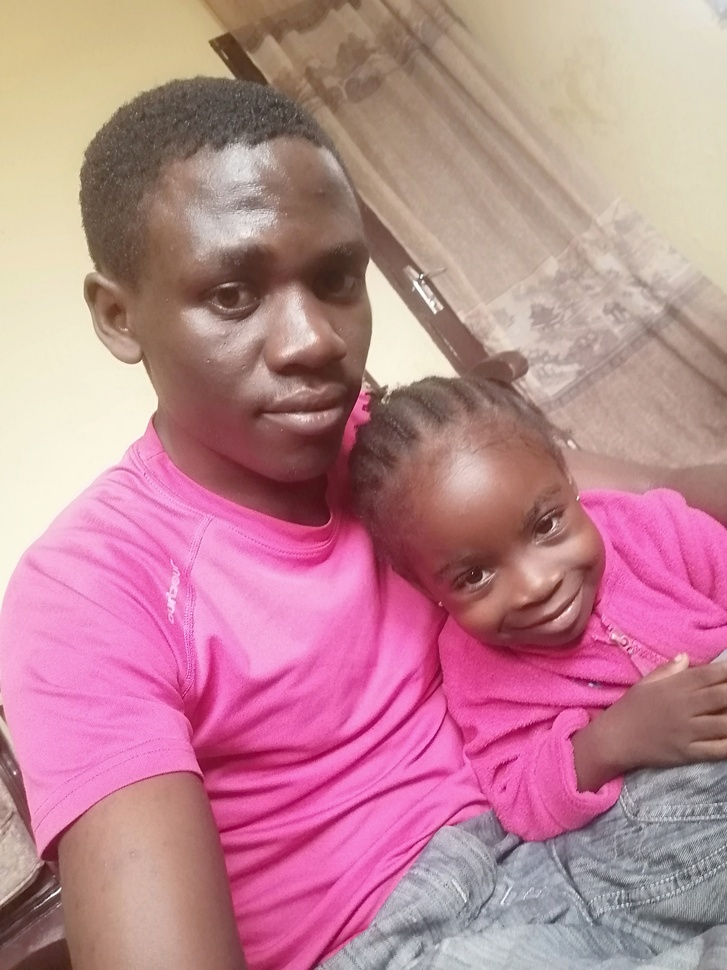
%> input picture Matlabtut/session1/matwork.jpg, 727 x 970 px, shrunk from 3456 x 4608 before the run
$ octave session2_2.m   (GNU Octave 9; MATLAB toolbox functions it lacks are replaced by stand-ins)
%> lines starting %> are read from the running program, lines starting %| are printed output that depends on the picture; in (x1, y1, x2, y2) boxes, pixels count from 0 and x2, y2 are one past the last pixel; in counts of white or black regions, pixels touching at a corner belong together; the program's own positions count from 1
x = imread('matwork.jpg');
%> x is the input picture: size 970x727x3 uint8; mean R, G, B 188.5, 134.9, 145.9
subplot(2,2,1);
imshow(x);

white=im2bw(x, 0.2);
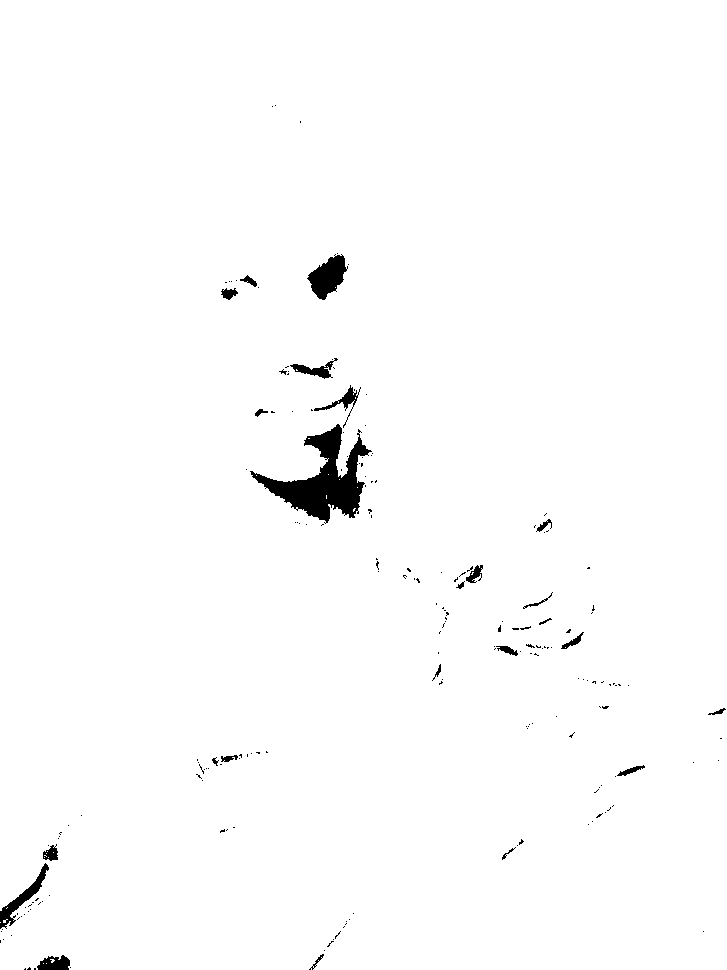
%> white: size 970x727 logical; 98.7% white; 201 black regions (177 under 20 px), largest, box (x1, y1, x2, y2) and area: (250, 424, 372, 524) 4405, (307, 254, 348, 300) 1048, (0, 863, 49, 929) 675
subplot(2,2,2);
imshow(white);

medium=im2bw(x, 0.6);
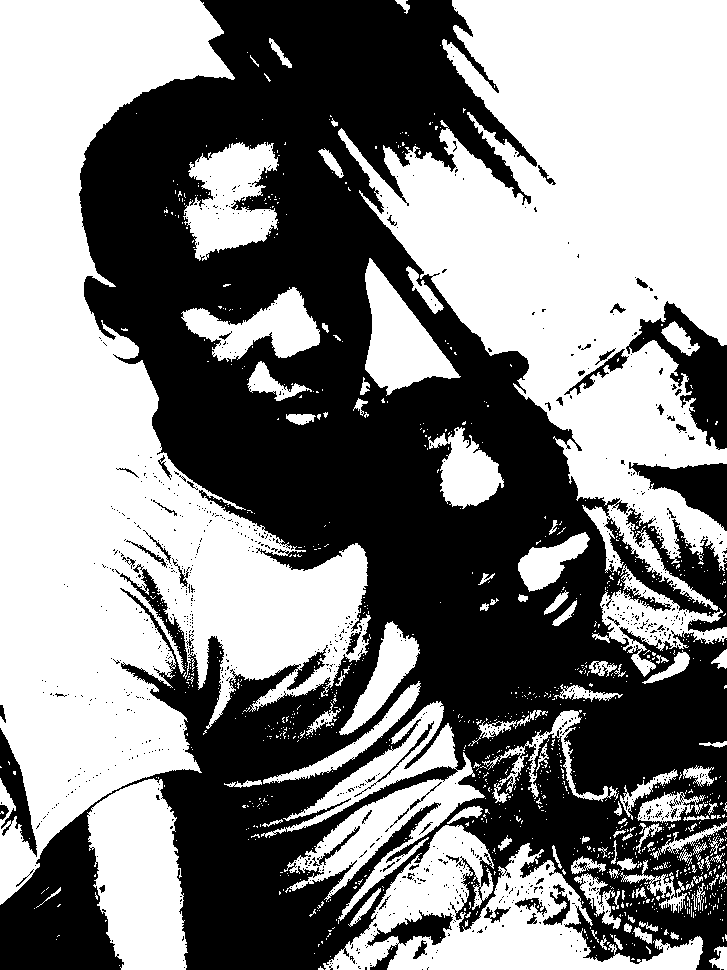
%> medium: size 970x727 logical; 52.4% white; 1001 black regions (943 under 20 px), largest, box (x1, y1, x2, y2) and area: (0, 0, 727, 970) 316833, (626, 301, 727, 450) 5534, (629, 462, 727, 531) 3125
subplot(2,2,3);
imshow(medium);

black=im2bw(x, .9);
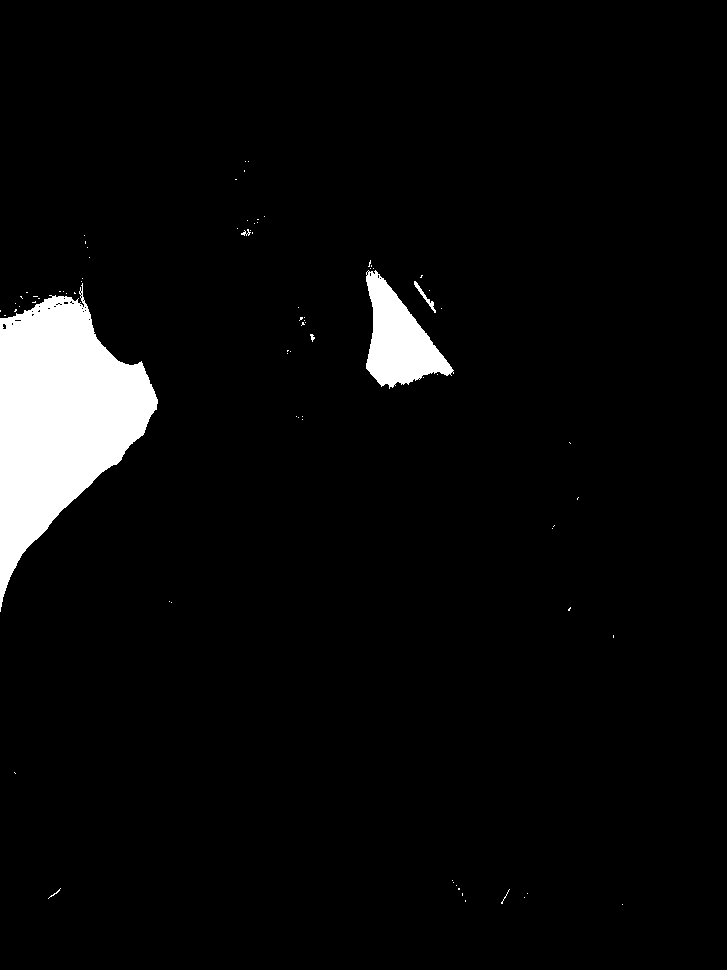
%> black: size 970x727 logical; 4.6% white; 79 white regions (73 under 20 px), largest, box (x1, y1, x2, y2) and area: (0, 283, 158, 612) 26741, (366, 270, 454, 389) 5331, (414, 281, 436, 313) 124, (241, 229, 251, 236) 30, (310, 334, 315, 342) 22, (48, 888, 61, 899) 20
subplot(2,2,4);
imshow(black)
